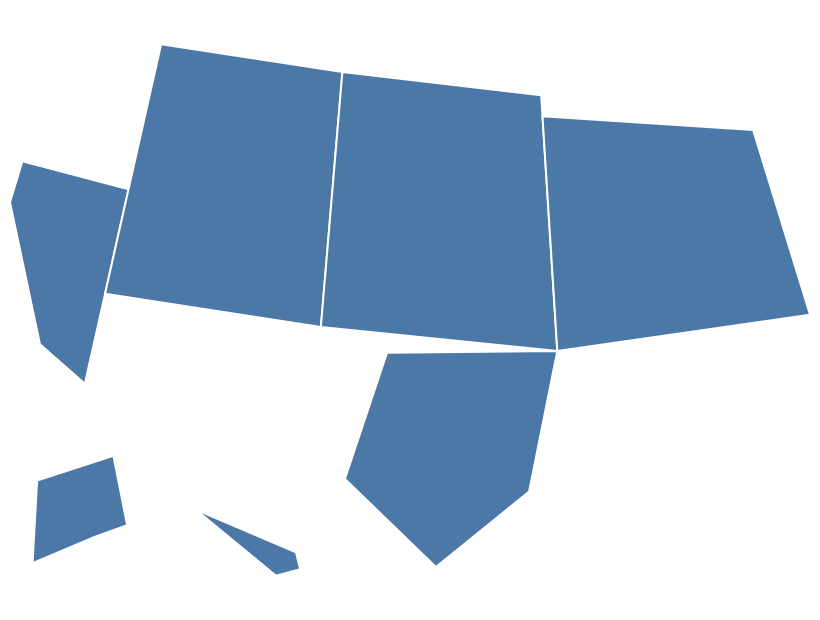

Express this chart as Vega-Lite.
### Vega-Lite specification from a JSON file in a GitHub repository (floating-point values rounded to 4 significant figures)
{"$schema": "https://vega.github.io/schema/vega-lite/v6.json", "padding": 5, "autosize": "none", "width": 400, "height": 300, "data": {"values": {"type": "FeatureCollection", "features": [{"type": "Feature", "properties": {"name": "west", "value": 4, "cat": "a"}, "geometry": {"type": "Polygon", "coordinates": [[[-124, 42], [-117, 42], [-117, 32.7], [-120, 34], [-124, 40], [-124, 42]]]}}, {"type": "Feature", "properties": {"name": "mountain", "value": 7, "cat": "b"}, "geometry": {"type": "Polygon", "coordinates": [[[-117, 49], [-104, 49], [-104, 37], [-117, 37], [-117, 49]]]}}, {"type": "Feature", "properties": {"name": "plains", "value": 1, "cat": "a"}, "geometry": {"type": "Polygon", "coordinates": [[[-104, 49], [-90, 48], [-90, 36], [-104, 37], [-104, 49]]]}}, {"type": "Feature", "properties": {"name": "east", "value": 9, "cat": "b"}, "geometry": {"type": "Polygon", "coordinates": [[[-90, 47], [-76, 45], [-75, 36], [-90, 36], [-90, 47]]]}}, {"type": "Feature", "properties": {"name": "south", "value": 6, "cat": "a"}, "geometry": {"type": "Polygon", "coordinates": [[[-100, 36], [-90, 36], [-92, 29.5], [-97, 26], [-102, 30], [-100, 36]]]}}, {"type": "Feature", "properties": {"name": "alaska", "value": 5, "cat": "b"}, "geometry": {"type": "Polygon", "coordinates": [[[-168, 66], [-141, 69.5], [-141, 60], [-150, 59], [-165, 55], [-168, 66]]]}}, {"type": "Feature", "properties": {"name": "hawaii", "value": 2, "cat": "a"}, "geometry": {"type": "Polygon", "coordinates": [[[-160, 22], [-155, 20], [-154.8, 19.2], [-156, 18.9], [-160, 22]]]}}]}, "format": {"property": "features"}}, "projection": {"type": "albersUsa"}, "mark": {"type": "geoshape", "fill": "#4c78a8", "stroke": "white"}}
